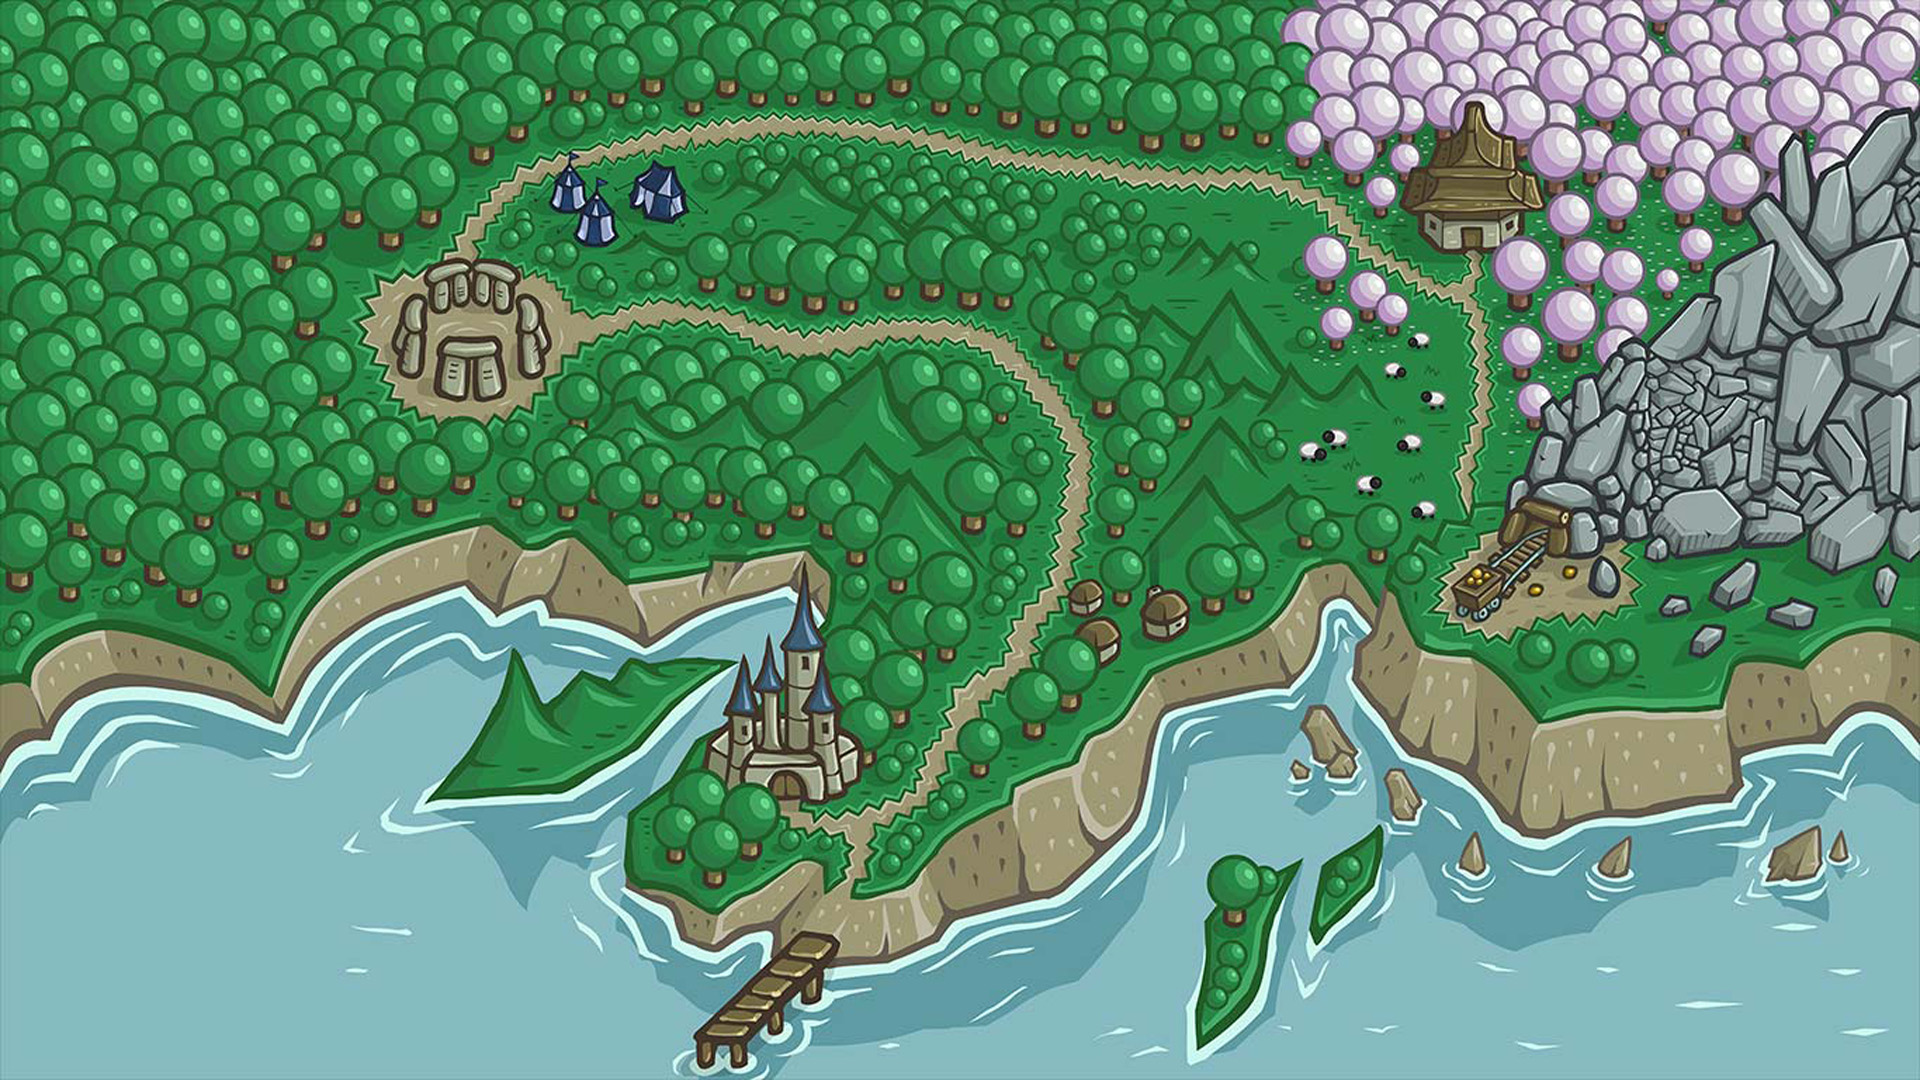

This game map was drawn from its Tiled (.tmx) file and the tilesets committed beside it. A one-line description and the full map source follow:
An orthogonal 1x1 tile map with 1920x1080 px tiles, 1 tile layer (map) and 17 objects (1, 2, 3, 4, 5, ...).

<map version="1.0" orientation="orthogonal" renderorder="right-down" width="1" height="1" tilewidth="1920" tileheight="1080" nextobjectid="43">
 <tileset firstgid="1" name="Friendly_Map" tilewidth="1920" tileheight="1080" tilecount="1">
  <image source="../images/map/Friendly_Map.jpg" width="1920" height="1080" />
 </tileset>
 <layer name="map" width="1" height="1">
  <data encoding="csv">
1
</data>
 </layer>
 <objectgroup name="flag">
  <object id="12" name="1" x="1468" y="514" />
  <object id="20" name="2" x="1483" y="390.5" />
  <object id="28" name="3" x="1450.5" y="290.5" />
  <object id="29" name="4" x="1332" y="208" />
  <object id="30" name="5" x="1168" y="177" />
  <object id="31" name="6" x="1021" y="157.5" />
  <object id="32" name="7" x="846" y="130" />
  <object id="33" name="8" x="653" y="142" />
  <object id="34" name="9" x="501.5" y="194.5" />
  <object id="35" name="10" x="576" y="322" />
  <object id="36" name="11" x="744.5" y="327" />
  <object id="37" name="12" x="900" y="330" />
  <object id="38" name="13" x="1026" y="372" />
  <object id="39" name="14" x="1077" y="496.5" />
  <object id="40" name="15" x="1036.5" y="612.5" />
  <object id="41" name="16" x="968" y="704" />
  <object id="42" name="17" x="852" y="828" />
 </objectgroup>
</map>
